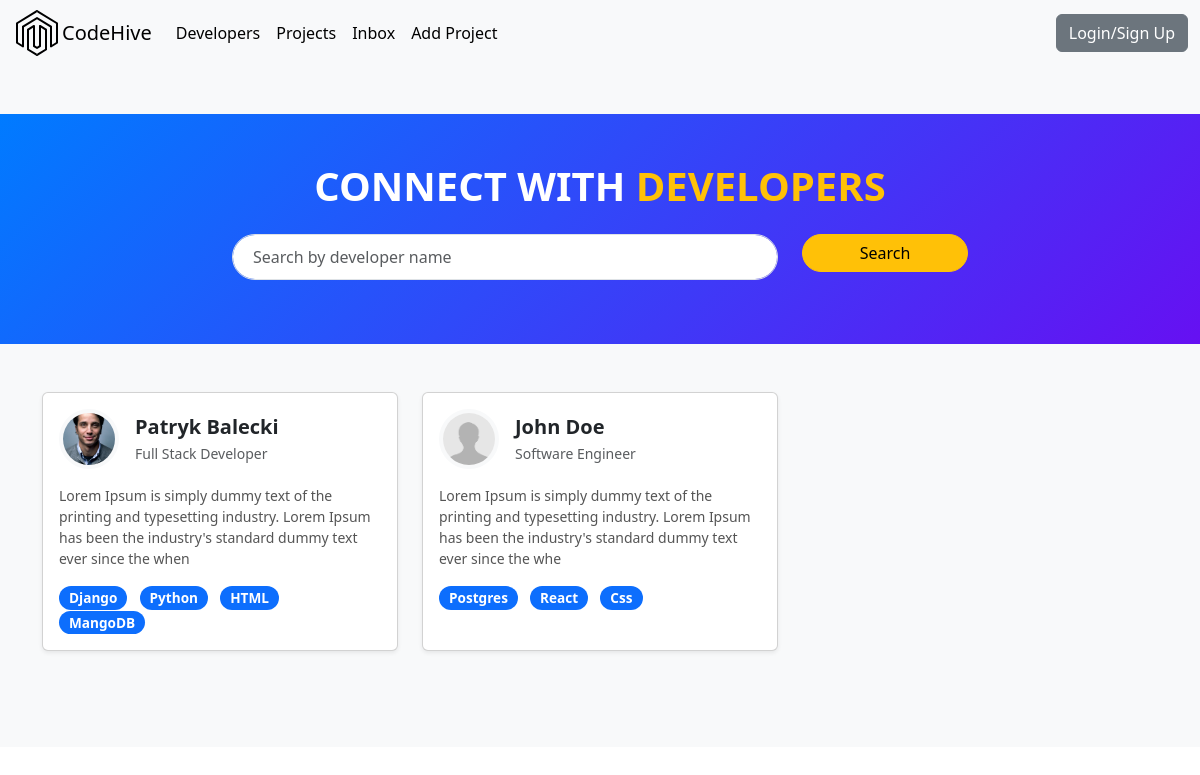
The page / on the database its author committed.
### users/models.py (models this page shows, shortened)
class Profile(models.Model):
    user = models.OneToOneField(User, on_delete=models.CASCADE, null=True, blank=True)
    name = models.CharField(max_length=200, blank=True, null=True)
    email = models.EmailField(max_length=500, blank=True, null=True)
    username = models.CharField(max_length=200, blank=True, null=True)
    location = models.CharField(max_length=200, blank=True, null=True, default="Earth")
    short_intro = models.CharField(max_length=200, blank=True, null=True, default="This is a default bio. User has not added a bio yet.")
    bio = models.TextField(blank=True, null=True)
    profile_image = models.ImageField(null=True, blank=True, upload_to='profiles/', default="profiles/user-default.jpg")
    social_github = models.CharField(max_length=200, blank=True, null=True)
    social_twitter = models.CharField(max_length=200, blank=True, null=True)
    social_linkedin = models.CharField(max_length=200, blank=True, null=True)
    social_youtube = models.CharField(max_length=200, blank=True, null=True)
    social_website = models.CharField(max_length=200, blank=True, null=True)
    created = models.DateTimeField(auto_now_add=True)
    id = models.UUIDField(default=uuid.uuid4, unique=True, primary_key=True, editable=False)

class Skill(models.Model):
    owner = models.ForeignKey(
        Profile, on_delete=models.CASCADE, null=True, blank=True)
    name = models.CharField(max_length=200, blank=True, null=True)
    description = models.TextField(null=True, blank=True)
    created = models.DateTimeField(auto_now_add=True)
    id = models.UUIDField(default=uuid.uuid4, unique=True, primary_key=True, editable=False)
    def __str__(self):
        return str(self.name)

### users/views.py (the view)
# urls.py: path('', views.profiles, name="profiles"),
def profiles(request):
    profiles = Profile.objects.all()
    context = {'profiles': profiles}
    return render(request, 'users/profiles.html', context)

### users/templates/users/profiles.html
{% extends 'main.html' %}
{% block content %}
<main class="home py-5 bg-light">
    <section class="hero-section text-center py-5 bg-primary text-white">
        <div class="container">
            <div class="hero-section-box mb-4">
                <h2>CONNECT WITH <span class="text-warning">DEVELOPERS</span></h2>
            </div>
            <div class="hero-section-search">
                <form id="search-form" class="form row justify-content-center" action="{% url 'profiles' %}" method="get">
                    <div class="col-md-6 mb-3">
                        <input class="form-control" id="formInput#search" type="text" name="search_query"
                            value="{{search_query}}" placeholder="Search by developer name" />
                    </div>
                    <div class="col-md-2">
                        <input class="btn btn-warning w-100" type="submit" value="Search" />
                    </div>
                </form>
            </div>
        </div>
    </section>
    <section class="dev-list py-5">
        <div class="container">
            <div class="row g-4">
                {% for profile in profiles %}
                <div class="col-md-4">
                    <div class="card h-100 shadow-sm">
                        <a href="{% url 'user-profile' profile.id %}" class="text-decoration-none text-dark">
                            <div class="card-body">
                                <div class="d-flex align-items-center mb-3">
                                    <img class="avatar rounded-circle me-3" src="{{ profile.profile_image.url }}" alt="image"
                                        style="width: 60px; height: 60px;" />
                                    <div class="dev-meta">
                                        <h5 class="mb-1">{{ profile.name }}</h5>
                                        <p class="text-muted small mb-0">{{ profile.short_intro|slice:"60" }}</p>
                                    </div>
                                </div>
                                <p class="dev-info small  mb-3">{{ profile.bio|slice:"150" }}</p>
                                <div class="dev-skills">
                                    {% for skill in profile.skill_set.all|slice:"5" %}
                                    <span class="badge bg-primary me-2">{{ skill }}</span>
                                    {% endfor %}
                                </div>
                            </div>
                        </a>
                    </div>
                </div>
                {% endfor %}
            </div>
        </div>
    </section>
</main>
{% endblock content%}

### static/styles/main.css (style rules this page uses)
.card { border-radius: 10px; overflow: hidden; transition: transform 0.2s ease, box-shadow 0.2s ease; }
.btn { border-radius: 20px; }
.hero-section { background: linear-gradient(135deg, #007bff, #6610f2); color: #fff; text-transform: uppercase; }
.hero-section-box h2 { font-size: 2.5rem; font-weight: 700; }
.hero-section-search .form-control { border-radius: 30px; padding: 10px 20px; font-size: 1rem; }
.hero-section-search .btn { border-radius: 30px; }
.dev-list { background-color: #f8f9fa; }
.card { border: none; border-radius: 10px; transition: transform 0.3s ease, box-shadow 0.3s ease; }
.card-body { padding: 20px; }
.avatar { width: 60px; height: 60px; object-fit: cover; }
.dev-meta h5 { font-size: 1.25rem; font-weight: 600; }
.dev-info { font-size: 0.95rem; color: #555; }
.dev-skills .badge { font-size: 0.85rem; padding: 5px 10px; border-radius: 20px; }
.avatar { object-fit: cover; border: 4px solid #f8f9fa; }
.badge { font-size: 0.85rem; padding: 5px 10px; }

### rows shown on the page
Profile: profile_image (picture), name "Patryk Balecki", short_intro "Full Stack Developer", bio "Lorem Ipsum is simply dummy text of the printing and typesetting industry. Lorem Ipsum has been the industry's standard dummy text ever since the when"
Skill: name "Django"
Skill: name "Python"
Skill: name "HTML"
Skill: name "MangoDB"
Profile: profile_image (placeholder picture), name "John Doe", short_intro "Software Engineer", bio "Lorem Ipsum is simply dummy text of the printing and typesetting industry. Lorem Ipsum has been the industry's standard dummy text ever since the whe"
Skill: name "Postgres"
Skill: name "React"
Skill: name "Css"
